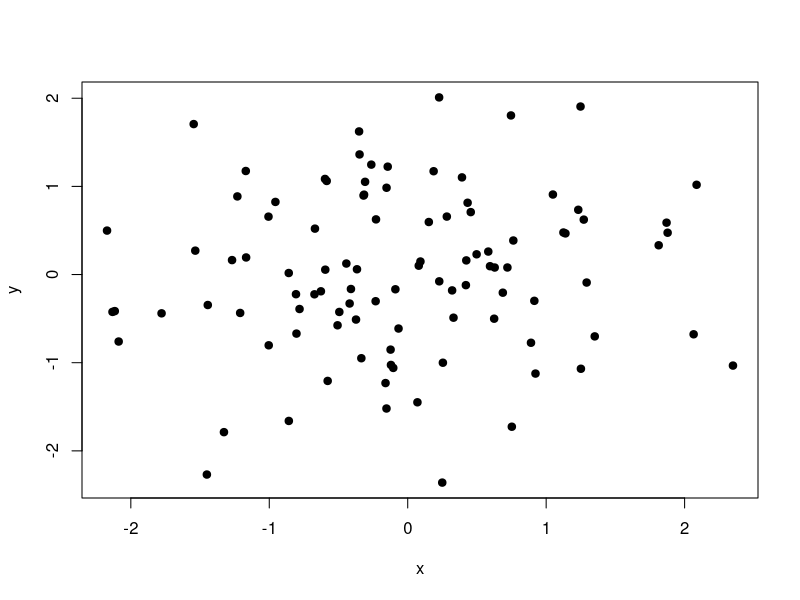

Write R code to recreate this figure.
## ---- chunk 1
x = rnorm(100); y = rnorm(100,mean=0.1*x)
plot(x,y,pch=19)
